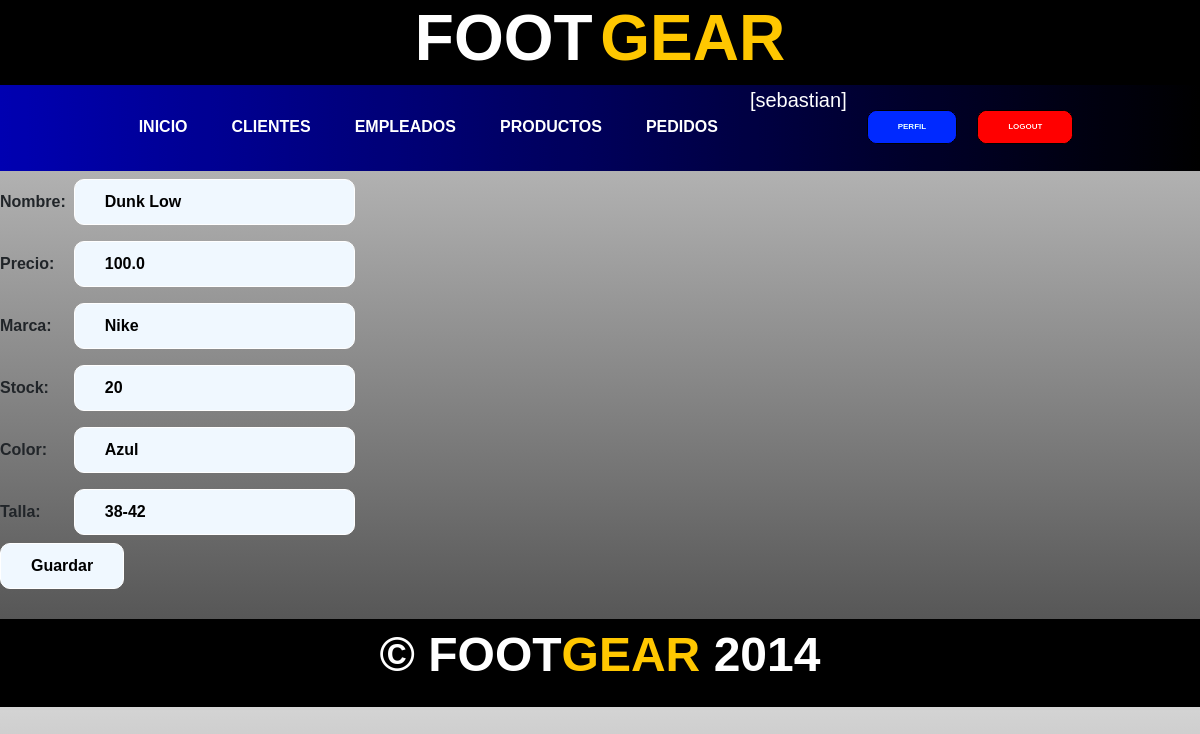
/productoUpdate/6/ (signed in), run on an earlier commit of the app's database.
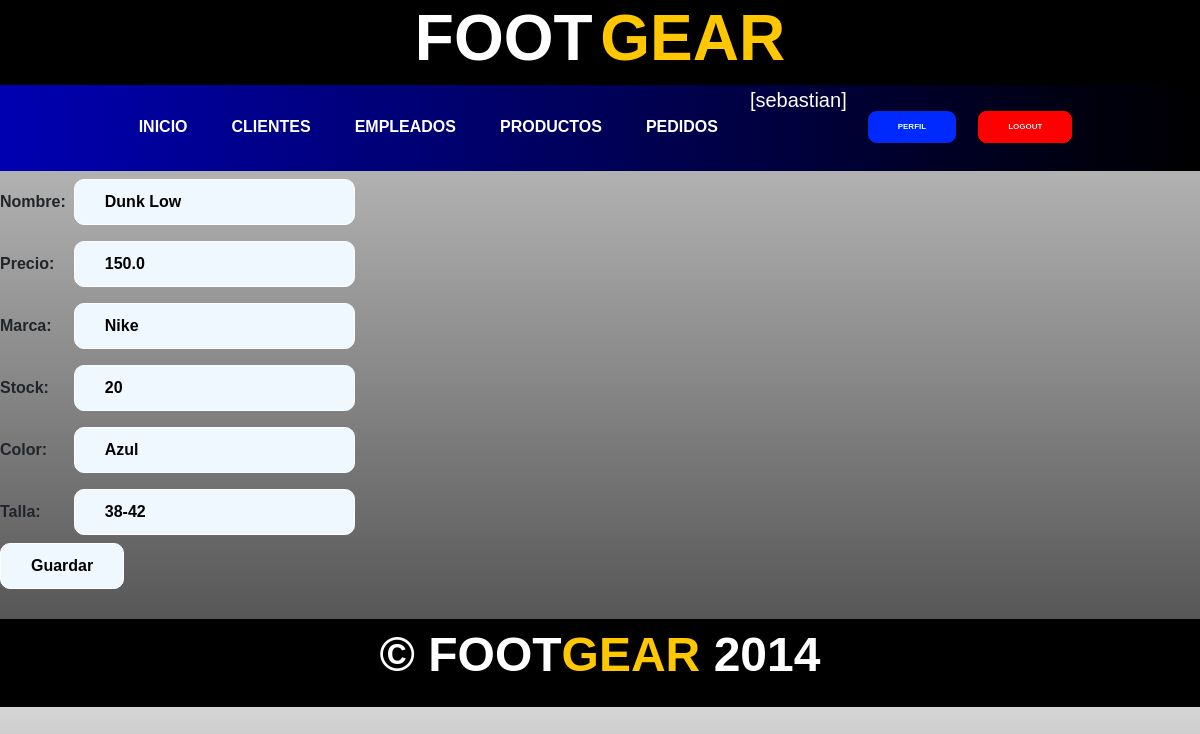
And on a later commit of the database.
### aplicacion/models.py (models this page shows, shortened)
class Producto(models.Model):
    nombre = models.CharField(max_length=50)
    precio  = models.FloatField()
    marca = models.CharField(max_length=50)
    stock = models.IntegerField()
    color = models.CharField(max_length=50)
    talla = models.CharField(max_length=50)

### aplicacion/views.py (the view)
# urls.py: path('productoUpdate/<id_producto>/', productoUpdate, name="producto_update"),
@login_required
def productoUpdate(request,id_producto):
    producto = Producto.objects.get(id = id_producto)
    if request.method == "POST":
        miForm = ProductoForm(request.POST)
        if miForm.is_valid():
            producto.nombre = miForm.cleaned_data.get("nombre")
            producto.precio = miForm.cleaned_data.get("precio")
            producto.marca =  miForm.cleaned_data.get("marca")
            producto.stock = miForm.cleaned_data.get("stock")
            producto.color = miForm.cleaned_data.get("color")
            producto.talla = miForm.cleaned_data.get("talla")
            producto.save()
            return redirect(reverse_lazy('productos'))
    else:
        miForm = ProductoForm(initial={'nombre': producto.nombre, 'precio' : producto.precio, 'marca' : producto.marca ,'stock' : producto.stock, 'color' : producto.color , 'talla': producto.talla} )
    return render(request,"aplicacion/productoForm.html",{"form": miForm})

### aplicacion/forms.py
class ProductoForm(forms.Form):
    nombre = forms.CharField(max_length=50,required=True)
    precio = forms.FloatField(required=True)
    marca = forms.CharField(max_length=50,required=True)
    stock = forms.IntegerField(required=True)
    color = forms.CharField(max_length=50,required=True)
    talla = forms.CharField(max_length=50,required=True)

### aplicacion/templates/aplicacion/productoForm.html (shortened to what this page needs)
{% extends "aplicacion/index.html" %}
{% block contenido %}
<form action="" method="post">
    <table>
        {{ form.as_table }}
    </table>
    <input type="submit" value="Guardar">
</form>
{% endblock contenido %}

What changed in the data, as far as the page shows it:
changed Producto "Dunk Low": precio "100.0" → "150.0"
